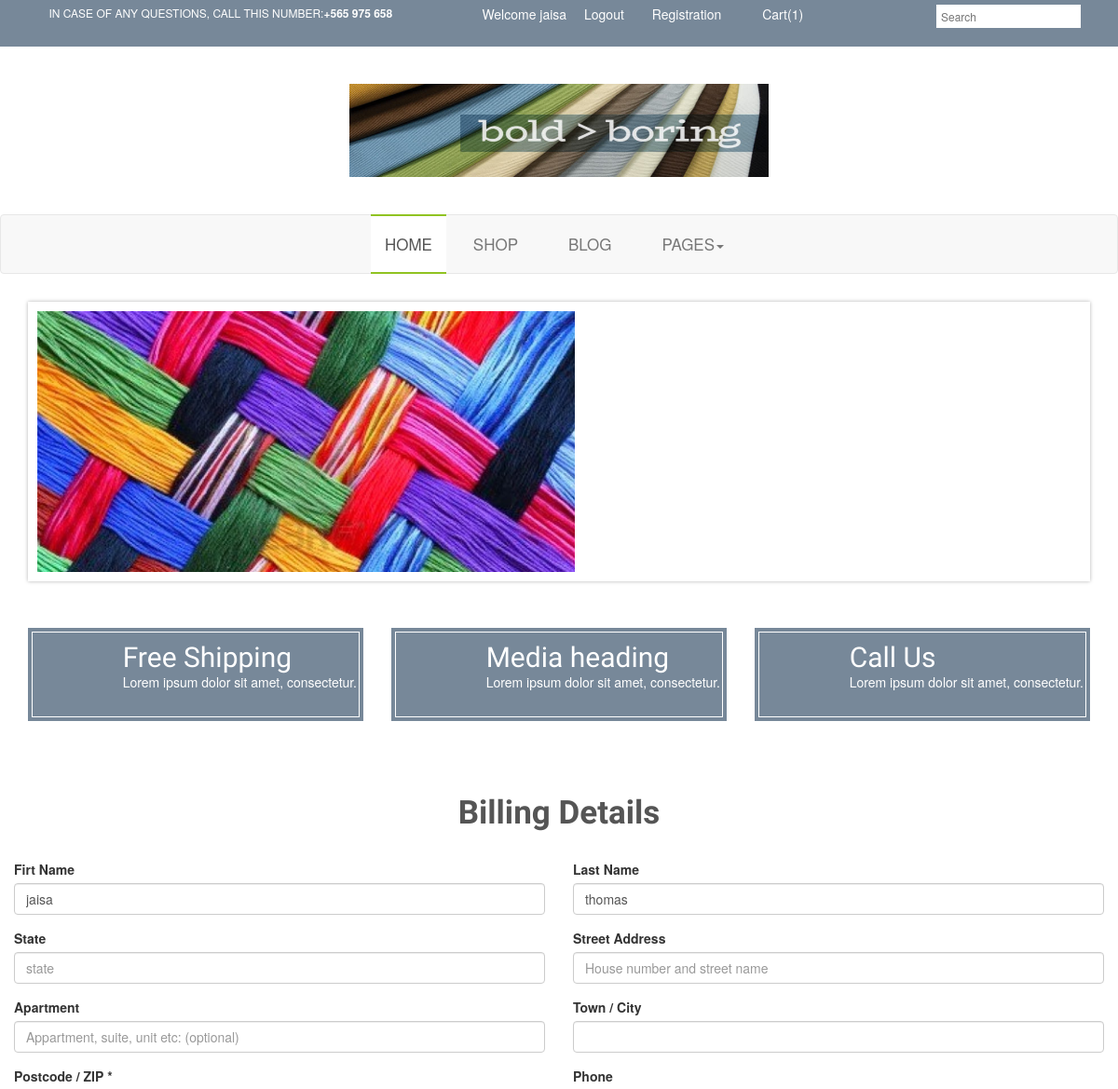
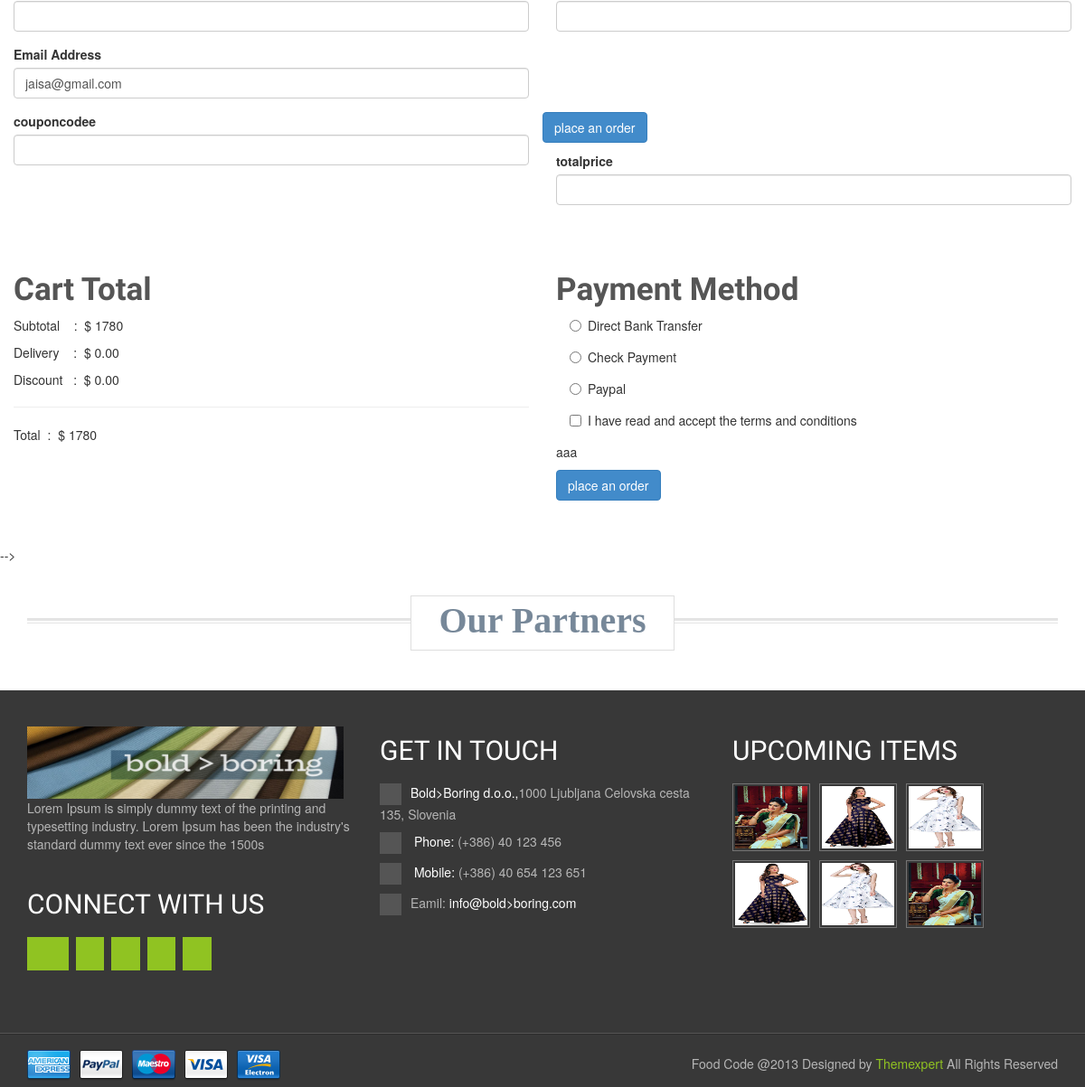
Page /textile/buynow/16/ (signed in) on the committed database (2 pictures, top to bottom).
### textileapp/models.py (models this page shows)
class Cart(models.Model):
    title = models.ForeignKey(Textile,on_delete=models.CASCADE,default="",blank=True,null=True)
    quantity = models.IntegerField(default=1)
    user = models.ForeignKey(settings.AUTH_USER_MODEL, on_delete=models.CASCADE,default="")
    date=models.DateTimeField(default=datetime.now, blank=True)
    totalprice=models.IntegerField(default=None)
    size=models.IntegerField(default=None)

### textileapp/views.py (the view, shortened to what this page needs)
# urls.py: path('buynow/<int:id>/', views.buynow, name='buynow'),
def buynow(request, id):
    ob = request.user
    obj = Cart.objects.filter(title_id=id,user_id=ob.id)
    print(obj)
    obj1 = Cart.objects.filter(user_id=ob.id)
    return render(request, 'buynow.html', {'ob': obj})

### templates/buynow.html (shortened to what this page needs)
{% extends "base.html" %}
{% load static %}
{% block content %}
<br>
<br>
<br>
<section class="ftco-section">
    <div class="container">
        <div class="row justify-content-center">
            <div class="col-xl-8 ftco-animate">
                <form action="." method="post" class="billing-form">
                    <h3 class="mb-4 billing-heading" style="font-weight: bolder;">
                        <center>Billing Details</center>
                    </h3>
                    <br>
                    <div class="row align-items-end">
                        <div class="col-md-6">
                            <div class="form-group">
                                <label for="firstname">Firt Name</label>
                                <input class="form-control" id="firstname" name="firstname" placeholder="" type="text"
                                       value="{{request.user}}">
                            </div>
                        </div>
                        <div class="col-md-6">
                            <div class="form-group">
                                <label for="lastname">Last Name</label>
                                <input class="form-control" id="lastname" name="lastname" placeholder="" type="text"
                                       value="{{ob.user.last_name}}">
                            </div>
                        </div>
                        <div class="col-md-6">
                            <div class="form-group">
                                <label for="country">State</label>
                                <input class="form-control" id="country" name="state"
                                       placeholder="state"
                                       type="text">
                            </div>
                        </div>
                        <div class="col-md-6">
                            <div class="form-group">
                                <label for="streetaddress">Street Address</label>
                                <input class="form-control" id="streetaddress" name="street"
                                       placeholder="House number and street name"
                                       type="text">
                            </div>
                        </div>
                        <div class="col-md-6">
                            <div class="form-group">
                                <label for="apartment">Apartment</label>
                                <input class="form-control" id="apartment" name="apartment"
                                       placeholder="Appartment, suite, unit etc: (optional)"
                                       type="text">
                            </div>
                        </div>
                        <div class="col-md-6">
                            <div class="form-group">
                                <label for="towncity">Town / City</label>
                                <input class="form-control" id="towncity" name="town" placeholder="" type="text">
                            </div>
                        </div>
                        <div class="col-md-6">
                            <div class="form-group">
                                <label for="postcodezip">Postcode / ZIP *</label>
                                <input class="form-control" id="postcodezip" name="postcode" placeholder="" type="text">
                            </div>
                        </div>
                        <div class="col-md-6">
                            <div class="form-group">
                                <label for="phone">Phone</label>
                                <input class="form-control" id="phone" name="phone" placeholder="" type="text">
                            </div>
                        </div>
                        <div class="col-md-6">
                            <div class="form-group">
                                <label for="emailaddress">Email Address</label>
                                <input class="form-control" id="emailaddress" name="email" placeholder="" type="text"
                                       value="{{ob.user.email}}">
                            </div>
                        </div>
                    </div>
                    <div class="row align-items-end">
                        <div class="col-md-6">
                            <div class="form-group">
                                <label for="couponcode">couponcodee</label>
                                <input class="form-control" id="couponcode" name="couponcode" placeholder="" type="text"
                                       value="" >
                            </div>
                        </div>
                        <p class="submit">
                            <button class="btn btn-primary" > place an order</button>
                        </p>
                          <div class="col-md-6">
                            <div class="form-group">
                                <label for="totalprice">totalprice</label>
                                <input class="form-control" id="totalprice" name="totalprice" placeholder="" type="text"
                                       value="">
                            </div>
                        </div>
                    </div>
                </form>
            <br>
            <br>
            <div class="row mt-5 pt-3 d-flex">
                <div class="col-md-6 d-flex">
                    {% for obj in ob %}
                    <div class="cart-detail cart-total bg-light p-3 p-md-4">
                        <h3 class="billing-heading mb-4" style="font-weight:bolder;">Cart Total</h3>
                        <p class="d-flex">
                            <span>Subtotal&nbsp;&nbsp;&nbsp;&nbsp;:&nbsp;</span>
                            <span>$ {{obj.totalprice}}</span>
                        </p>
                        <p class="d-flex">
                            <span>Delivery&nbsp;&nbsp;&nbsp;&nbsp;:&nbsp;</span>
                            <span>$ 0.00</span>
                        </p>
                        <p class="d-flex">
                            <span>Discount&nbsp;&nbsp;&nbsp;:&nbsp;</span>
                            <span>$ 0.00</span>
                        </p>
                        <hr>
                        <p class="d-flex total-price">
                            <span>Total&nbsp;&nbsp;:&nbsp;</span>
                            <span>$ {{obj.totalprice}}</span>
                        </p>
                    </div>
                    {% endfor %}
                </div>
                <div class="col-md-6">
                    <div class="cart-detail bg-light p-3 p-md-4">
                        <h3 class="billing-heading mb-4" style="font-weight:bolder;">Payment Method</h3>
                        <div class="form-group">
                            <div class="col-md-12">
                                <div class="radio">
                                    <label><input class="mr-2" name="optradio" type="radio"> Direct Bank
                                        Transfer</label>
                                </div>
                            </div>
                        </div>
                        <div class="form-group">
                            <div class="col-md-12">
                                <div class="radio">
                                    <label><input class="mr-2" name="optradio" type="radio"> Check Payment</label>
                                </div>
                            </div>
                        </div>
                        <div class="form-group">
                            <div class="col-md-12">
                                <div class="radio">
                                    <label><input class="mr-2" name="optradio" type="radio"> Paypal</label>
                                </div>
                            </div>
                        </div>
                        <div class="form-group">
                            <div class="col-md-12">
                                <div class="checkbox">
                                    <label><input class="mr-2" type="checkbox" value=""> I have read and accept the
                                        terms and conditions</label>
                                </div>
                            </div>
                        </div>
                        <p>aaa{{ob.totalprice}}</p>
                        <p class="submit">
                            <button class="btn btn-primary"> place an order</button>
                        </p>
                    </div>
                </div>
            </div>
        </div>
    </div>
    </div>
</section>
<br>
<br>
-->
{% endblock content %}

### templates/header.html (shortened to what this page needs)
{% load static %}
<section id="top" style="background-color: lightslategray;">
    <ul class="login-cart">
        <div class="container">
            <div class="row">
                <div class="col-md-5">
                    <p class="contact-action"><i class="fa fa-phone-square"></i>IN CASE OF ANY QUESTIONS, CALL THIS
                        NUMBER:<strong>+565 975 658</strong></p>
                </div>
                <div class="col-md-5 clearfix inline">
                    <span>
                    <li>
                        {% if user.is_authenticated %}
                        <p style="font-size:14px;">Welcome {{user.username}} <a href="{% url 'textileapp:logout' %}">Logout</a></p>
                        {% else %}
                        <a data-target="#myModal" data-toggle="modal" href="#">Login</a>
                        {% endif %}
                    </li>
                    <li>
                        <a href="{% url 'textileapp:registration' %}">Registration</a>
                    </li>
                    <li>
                        <div class="cart dropdown">
                            <a href="{% url 'textileapp:carts' %}"><i class="fa fa-shopping-cart"></i>Cart(1)</a>
                        </div>
                    </li>
                    </span>
                </div>
                <div class="col-md-2">
                    <li>
					    <div class="search-box">
						    <div class="input-group">
                                <form action="{% url 'textileapp:search' %}" method="GET" name="myform">
                                    <input name="search" placeholder="Search" type="text"/>
                                </form>
    					    </div>
				        </div>
                    </li>
                </div>
            </div>
        </div>
    </ul>
</section>
<header>
    <div class="container">
        <div class="row">
            <div class="col-md-12">
                <a href="#">
                    <img alt="logo" src="{% static 'images/logo.jpg' %}" style="width: 450px; height: 100px;}">
                </a>
            </div>
        </div>
    </div>
</header>
{% load static %}
<nav class="navbar navbar-default">
    <div class="container">
        <div class="collapse navbar-collapse" id="bs-example-navbar-collapse-1">
            <ul class="nav navbar-nav nav-main">
                <li class="active"><a href="{% url 'textileapp:index' %}">HOME</a></li>
                <li><a href="{% url 'textileapp:shop' %}">SHOP</a></li>
                <li><a href="{% url 'blogapps:blog' %}">BLOG</a></li>
                <li class="dropdown"><a href="#">PAGES<span class="caret"></span></a>
                </li>
            </ul>
        </div>
    </div>
</nav>
<section id="slider-area">
    <div class="container">
        <div class="row">
            <div class="col-md-12">
                <div class="nivoSlider" id="slider" style="height: 300px;">
                    <img alt="" height="300" src="{% static 'images/n2.jpg' %}"/>
                </div>
            </div>
        </div>
    </div>
</section>
<section id="features">
    <div class="container">
        <div class="row">
            <div class="col-md-4">
                <div class="block" style="background-color: lightslategray;">
                    <div class="media">
                        <div class="pull-left" href="#">
                            <i class="fa fa-ambulance"></i>
                        </div>
                        <div class="media-body">
                            <h4 class="media-heading">Free Shipping</h4>
                            <p>Lorem ipsum dolor sit amet, consectetur.</p>
                        </div>
                    </div>
                </div>
            </div>
            <div class="col-md-4">
                <div class="block" style="background-color: lightslategray;">
                    <div class="media">
                        <div class="pull-left" href="#">
                            <i class=" fa fa-foursquare"></i>
                        </div>
                        <div class="media-body">
                            <h4 class="media-heading">Media heading</h4>
                            <p>Lorem ipsum dolor sit amet, consectetur.</p>
                        </div>
                    </div>
                </div>
            </div>
            <div class="col-md-4">
                <div class="block" style="background-color: lightslategray;">
                    <div class="media">
                        <div class="pull-left" href="#">
                            <i class=" fa fa-phone"></i>
                        </div>
                        <div class="media-body">
                            <h4 class="media-heading">Call Us</h4>
                            <p>Lorem ipsum dolor sit amet, consectetur.</p>
                        </div>
                    </div>
                </div>
            </div>
        </div>
    </div>
</section>

### rows in the picture
Cart: lastname "thomas", email "jaisa@gmail.com", totalprice "1780"

### other values in the picture
{{ user.username }} "jaisa"
